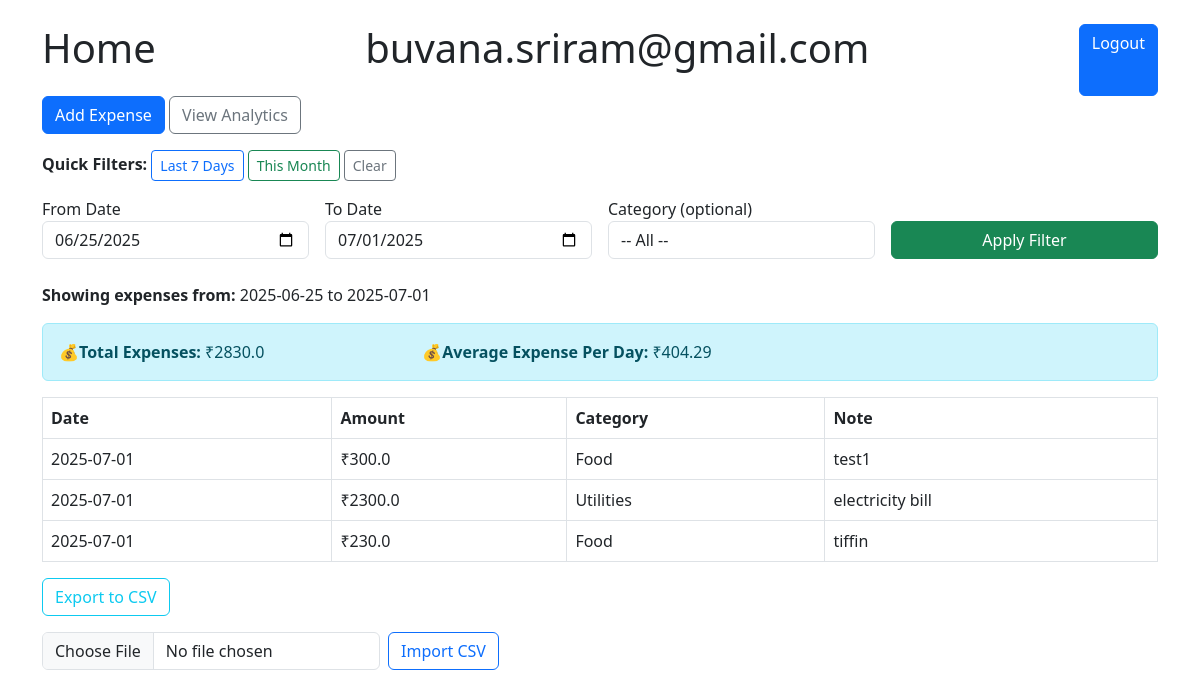
The page /?quick=last7 (signed in) on the database its author committed.
### app.py (models this page shows, shortened)
class User(db.Model, UserMixin):
    id = db.Column(db.Integer, primary_key=True)
    username = db.Column(db.String(150), nullable=False, unique=True)
    password = db.Column(db.String(200), nullable=False)

class Expense(db.Model):
    id = db.Column(db.Integer, primary_key=True)
    amount = db.Column(db.Float, nullable=False)
    category = db.Column(db.String(50), nullable=False)
    note = db.Column(db.String(100))
    date = db.Column(db.Date, default=datetime.utcnow)
    user_id = db.Column(db.Integer, db.ForeignKey('user.id'))

### app.py (the view, shortened to what this page needs)
@app.route('/')
@login_required
def index():
    from datetime import date, datetime, timedelta
    categories = ['Food', 'Transport', 'Utilities', 'Entertainment', 'Shopping', 'Other']
    quick = request.args.get('quick')
    today = date.today()
    if quick == 'last7':
        from_date = today - timedelta(days=6)  # Includes today
        to_date = today
    elif quick == 'thismonth':
        from_date = today.replace(day=1)
        to_date = today
    selected_filter = request.args.get('filter')
    expenses = Expense.query.filter_by(user_id=current_user.id)
    if selected_filter:
        expenses = expenses.filter_by(category=selected_filter)
    expenses = expenses.filter(Expense.date >= from_date, Expense.date <= to_date)
    expenses = expenses.order_by(Expense.date.desc()).all()
    total_amount = sum(e.amount for e in expenses )
    dur = (to_date - from_date).days + 1  # Include both start and end dates
    average_amount = total_amount /  dur if expenses else 0
    return render_template('index.html',
                           expenses=expenses,
                           categories=categories,
                           filter=selected_filter,
                           from_date=from_date,
                           to_date=to_date,
                           total_amount=total_amount,
                           average_amount=average_amount)

### app.py (called while the page is built)
@login_manager.user_loader
def load_user(user_id):
    return User.query.get(int(user_id))

@app.before_request
def make_session_permanent():
    session.permanent = True

### templates/index.html (shortened to what this page needs)
{% extends 'layout.html' %}
{% block st %}Home{% endblock %}
{% block content %}
<a href="{{ url_for('add')}}" class="btn btn-primary mb-3">Add Expense</a>
<a href="{{ url_for('analytics') }}" class="btn btn-outline-secondary mb-3">
  View Analytics
</a>
<div class="mb-3">
  <strong>Quick Filters:</strong>
  <a href="/?quick=last7" class="btn btn-outline-primary btn-sm">Last 7 Days</a>
  <a href="/?quick=thismonth" class="btn btn-outline-success btn-sm">This Month</a>
  <a href="/" class="btn btn-outline-secondary btn-sm">Clear</a>
</div>
<form method="get" class="row g-3 mb-4">
    <div class="col-md-3">
        <label>From Date</label>
        <input type="date" name="from_date" class="form-control" value="{{ from_date }}">
    </div>
    <div class="col-md-3">
        <label>To Date</label>
        <input type="date" name="to_date" class="form-control" value="{{ to_date }}">
    </div>
    <div class="col-md-3">
        <label>Category (optional)</label>
        <select name="filter" class="form-control">
            <option value="">-- All --</option>
        </select>
    </div>
    <div class="col-md-3 d-flex align-items-end">
        <button class="btn btn-success w-100">Apply Filter</button>
    </div>
</form>
<p><strong>Showing expenses from:</strong>
    {{ from_date.strftime('%Y-%m-%d') }} to {{ to_date.strftime('%Y-%m-%d') }}
</p>
<div class="alert alert-info">
  <div class="row g-2">
    <div class="col-md-4">
      💰<strong>Total Expenses:</strong> ₹{{ total_amount | default(0.0) | round(2) }}
    </div>
    <div class="col-md-4">
      💰<strong>Average Expense Per Day:</strong> ₹{{ average_amount | default(0.0) | round(2) }}
    </div>
      </div>
</div>
<table class="table table-bordered">
    <tr><th>Date</th><th>Amount</th><th>Category</th><th>Note</th></tr>
    {% for exp in expenses %}
    <tr>
        <td>{{ exp.date.strftime('%Y-%m-%d') }}</td>
        <td>₹{{ exp.amount }}</td>
        <td>{{ exp.category }}</td>
        <td>{{ exp.note }}</td>
    </tr>
    {% endfor %}
</table>
<a href="{{ url_for('export_csv', from_date=from_date, to_date=to_date, filter=filter) }}" class="btn btn-outline-info mb-3">Export to CSV</a>
<form action="{{ url_for('import_csv') }}" method="post" enctype="multipart/form-data" class="mb-4">
  <div class="row g-2 align-items-end">
    <div class="col-auto">
      <input type="file" name="file" class="form-control" required>
    </div>
    <div class="col-auto">
      <button type="submit" class="btn btn-outline-primary">Import CSV</button>
    </div>
  </div>
</form>
{% endblock %}

### templates/layout.html (shortened to what this page needs)
<!DOCTYPE html>
<html>
<head>
    <link href="https://cdn.jsdelivr.net/npm/bootstrap@5.3.0/dist/css/bootstrap.min.css" rel="stylesheet">
    <head>
</head>
<body class="p-4">
    <div class="container">
        <div class="d-flex justify-content-between">
            <h1 class="mb-4">{% block st %}Expense Tracker{% endblock %}</h1>
            <h1 class="mb-4">{{ current_user.username }}</h1>
            <a class="btn btn-primary btn-md" href="{{ url_for('logout') }}">Logout</a>
        </div>
        {% block content %}{% endblock %}
    </div>
</body>
</html>

### rows shown on the page
User: username "buvana.sriram@gmail.com"
Expense: date "2025-07-01", amount "300.0", category "Food", note "test1"
Expense: date "2025-07-01", amount "2300.0", category "Utilities", note "electricity bill"
Expense: date "2025-07-01", amount "230.0", category "Food", note "tiffin"

### other values the page prints
{{ total_amount | default(0.0) | round(2) }} "2830.0"
{{ average_amount | default(0.0) | round(2) }} "404.29"
